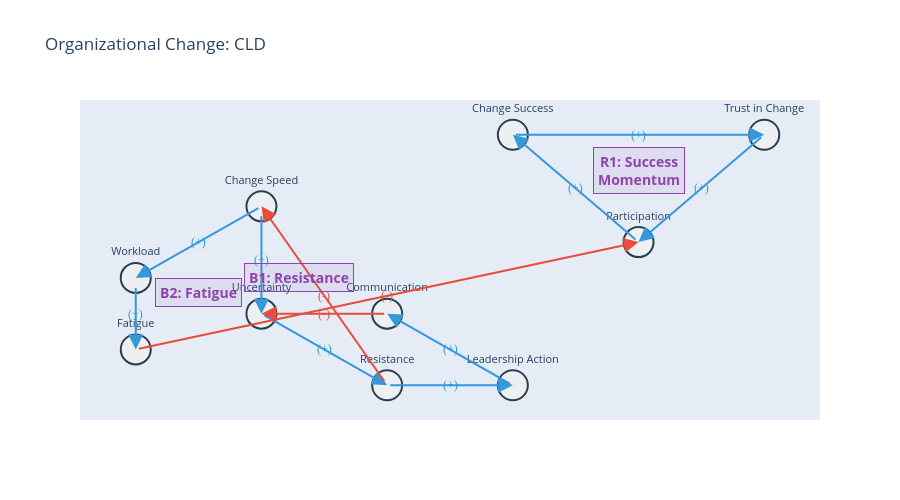

Here is the notebook cell this chart was saved with:
### Code cell
# 조직 변화 CLD 시각화
org_nodes = {
    'Change Success': (2, 4),
    'Trust in Change': (4, 4),
    'Participation': (3, 2.5),
    'Change Speed': (0, 3),
    'Uncertainty': (0, 1.5),
    'Resistance': (1, 0.5),
    'Workload': (-1, 2),
    'Fatigue': (-1, 1),
    'Leadership Action': (2, 0.5),
    'Communication': (1, 1.5)
}

org_loop_labels = [
    (3, 3.5, 'R1: Success<br>Momentum'),
    (0.3, 2, 'B1: Resistance'),
    (-0.5, 1.8, 'B2: Fatigue'),
]

fig = draw_cld(org_nodes, org_change_edges,
               'Organizational Change: CLD', org_loop_labels)
fig.show()

print("💡 조직 변화 CLD 시사점:")
print("   - R1(성공 모멘텀): 작은 성공 → 신뢰 → 참여 → 더 큰 성공")
print("   - B1(저항): 변화 속도 ↑ → 불확실성 ↑ → 저항 ↑ → 속도 ↓")
print("   - B2(피로): 변화 속도 ↑ → 업무 부담 ↑ → 피로 → 참여 ↓")
print("\n📌 전략: Quick Win으로 R1 활성화 + 소통으로 B1 약화 + 적절한 속도로 B2 관리")

### Figure 1 — Plotly figure (JSON) as saved in the notebook; plotly's stock layout.template omitted (floating-point values rounded to 4 significant figures)
{"data": [{"marker": {"color": "#ecf0f1", "line": {"color": "#2c3e50", "width": 2}, "size": 30}, "mode": "markers+text", "showlegend": false, "text": ["Change Success", "Trust in Change", "Participation", "Change Speed", "Uncertainty", "Resistance", "Workload", "Fatigue", "Leadership Action", "Communication"], "textfont": {"size": 11}, "textposition": "top center", "type": "scatter", "x": [2, 4, 3, 0, 0, 1, -1, -1, 2, 1], "y": [4, 4, 2.5, 3, 1.5, 0.5, 2, 1, 0.5, 1.5]}], "layout": {"annotations": [{"arrowcolor": "#3498db", "arrowhead": 2, "arrowsize": 1.5, "arrowwidth": 2, "ax": 2, "axref": "x", "ay": 4, "ayref": "y", "showarrow": true, "x": 4, "xref": "x", "y": 4, "yref": "y"}, {"font": {"color": "#3498db", "family": "Arial Black", "size": 12}, "showarrow": false, "text": "(+)", "x": 3, "y": 4}, {"arrowcolor": "#3498db", "arrowhead": 2, "arrowsize": 1.5, "arrowwidth": 2, "ax": 4, "axref": "x", "ay": 4, "ayref": "y", "showarrow": true, "x": 3, "xref": "x", "y": 2.5, "yref": "y"}, {"font": {"color": "#3498db", "family": "Arial Black", "size": 12}, "showarrow": false, "text": "(+)", "x": 3.5, "y": 3.25}, {"arrowcolor": "#3498db", "arrowhead": 2, "arrowsize": 1.5, "arrowwidth": 2, "ax": 3, "axref": "x", "ay": 2.5, "ayref": "y", "showarrow": true, "x": 2, "xref": "x", "y": 4, "yref": "y"}, {"font": {"color": "#3498db", "family": "Arial Black", "size": 12}, "showarrow": false, "text": "(+)", "x": 2.5, "y": 3.25}, {"arrowcolor": "#3498db", "arrowhead": 2, "arrowsize": 1.5, "arrowwidth": 2, "ax": 0, "axref": "x", "ay": 3, "ayref": "y", "showarrow": true, "x": 0, "xref": "x", "y": 1.5, "yref": "y"}, {"font": {"color": "#3498db", "family": "Arial Black", "size": 12}, "showarrow": false, "text": "(+)", "x": 0, "y": 2.25}, {"arrowcolor": "#3498db", "arrowhead": 2, "arrowsize": 1.5, "arrowwidth": 2, "ax": 0, "axref": "x", "ay": 1.5, "ayref": "y", "showarrow": true, "x": 1, "xref": "x", "y": 0.5, "yref": "y"}, {"font": {"color": "#3498db", "family": "Arial Black", "size": 12}, "showarrow": false, "text": "(+)", "x": 0.5, "y": 1}, {"arrowcolor": "#e74c3c", "arrowhead": 2, "arrowsize": 1.5, "arrowwidth": 2, "ax": 1, "axref": "x", "ay": 0.5, "ayref": "y", "showarrow": true, "x": 0, "xref": "x", "y": 3, "yref": "y"}, {"font": {"color": "#e74c3c", "family": "Arial Black", "size": 12}, "showarrow": false, "text": "(-)", "x": 0.5, "y": 1.75}, {"arrowcolor": "#3498db", "arrowhead": 2, "arrowsize": 1.5, "arrowwidth": 2, "ax": 0, "axref": "x", "ay": 3, "ayref": "y", "showarrow": true, "x": -1, "xref": "x", "y": 2, "yref": "y"}, {"font": {"color": "#3498db", "family": "Arial Black", "size": 12}, "showarrow": false, "text": "(+)", "x": -0.5, "y": 2.5}, {"arrowcolor": "#3498db", "arrowhead": 2, "arrowsize": 1.5, "arrowwidth": 2, "ax": -1, "axref": "x", "ay": 2, "ayref": "y", "showarrow": true, "x": -1, "xref": "x", "y": 1, "yref": "y"}, {"font": {"color": "#3498db", "family": "Arial Black", "size": 12}, "showarrow": false, "text": "(+)", "x": -1, "y": 1.5}, {"arrowcolor": "#e74c3c", "arrowhead": 2, "arrowsize": 1.5, "arrowwidth": 2, "ax": -1, "axref": "x", "ay": 1, "ayref": "y", "showarrow": true, "x": 3, "xref": "x", "y": 2.5, "yref": "y"}, {"font": {"color": "#e74c3c", "family": "Arial Black", "size": 12}, "showarrow": false, "text": "(-)", "x": 1, "y": 1.75}, {"arrowcolor": "#3498db", "arrowhead": 2, "arrowsize": 1.5, "arrowwidth": 2, "ax": 1, "axref": "x", "ay": 0.5, "ayref": "y", "showarrow": true, "x": 2, "xref": "x", "y": 0.5, "yref": "y"}, {"font": {"color": "#3498db", "family": "Arial Black", "size": 12}, "showarrow": false, "text": "(+)", "x": 1.5, "y": 0.5}, {"arrowcolor": "#3498db", "arrowhead": 2, "arrowsize": 1.5, "arrowwidth": 2, "ax": 2, "axref": "x", "ay": 0.5, "ayref": "y", "showarrow": true, "x": 1, "xref": "x", "y": 1.5, "yref": "y"}, {"font": {"color": "#3498db", "family": "Arial Black", "size": 12}, "showarrow": false, "text": "(+)", "x": 1.5, "y": 1}, {"arrowcolor": "#e74c3c", "arrowhead": 2, "arrowsize": 1.5, "arrowwidth": 2, "ax": 1, "axref": "x", "ay": 1.5, "ayref": "y", "showarrow": true, "x": 0, "xref": "x", "y": 1.5, "yref": "y"}, {"font": {"color": "#e74c3c", "family": "Arial Black", "size": 12}, "showarrow": false, "text": "(-)", "x": 0.5, "y": 1.5}, {"bgcolor": "rgba(155, 89, 182, 0.1)", "bordercolor": "#8e44ad", "borderpad": 4, "borderwidth": 1, "font": {"color": "#8e44ad", "size": 14}, "showarrow": false, "text": "<b>R1: Success<br>Momentum</b>", "x": 3, "y": 3.5}, {"bgcolor": "rgba(155, 89, 182, 0.1)", "bordercolor": "#8e44ad", "borderpad": 4, "borderwidth": 1, "font": {"color": "#8e44ad", "size": 14}, "showarrow": false, "text": "<b>B1: Resistance</b>", "x": 0.3, "y": 2}, {"bgcolor": "rgba(155, 89, 182, 0.1)", "bordercolor": "#8e44ad", "borderpad": 4, "borderwidth": 1, "font": {"color": "#8e44ad", "size": 14}, "showarrow": false, "text": "<b>B2: Fatigue</b>", "x": -0.5, "y": 1.8}], "height": 500, "title": {"text": "Organizational Change: CLD"}, "xaxis": {"showgrid": false, "showticklabels": false, "zeroline": false}, "yaxis": {"showgrid": false, "showticklabels": false, "zeroline": false}}}
